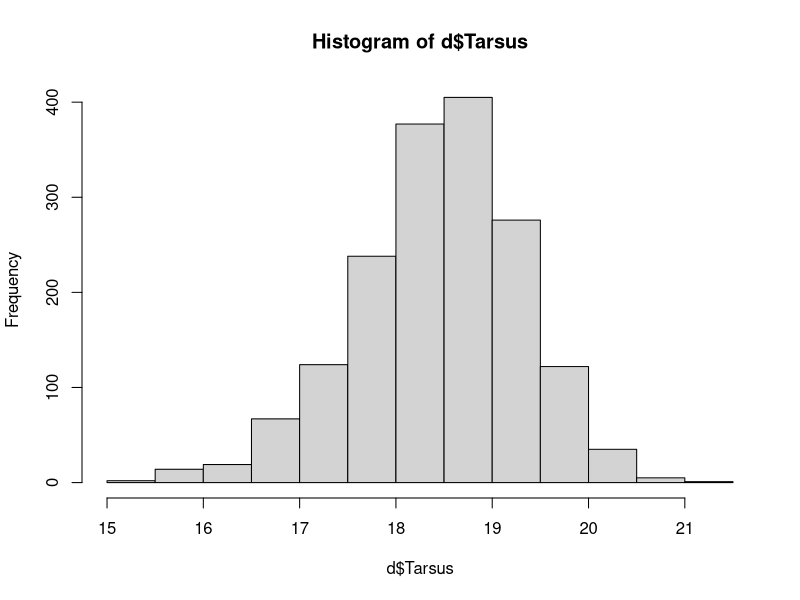
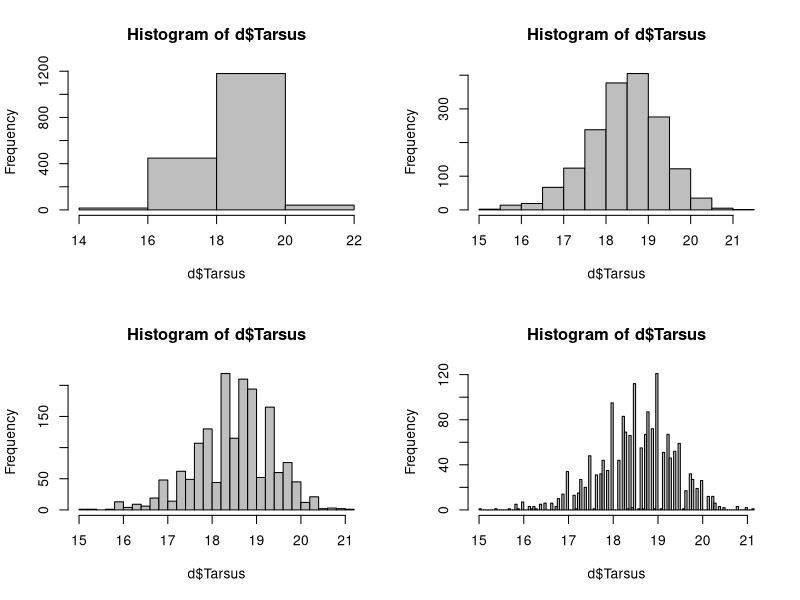
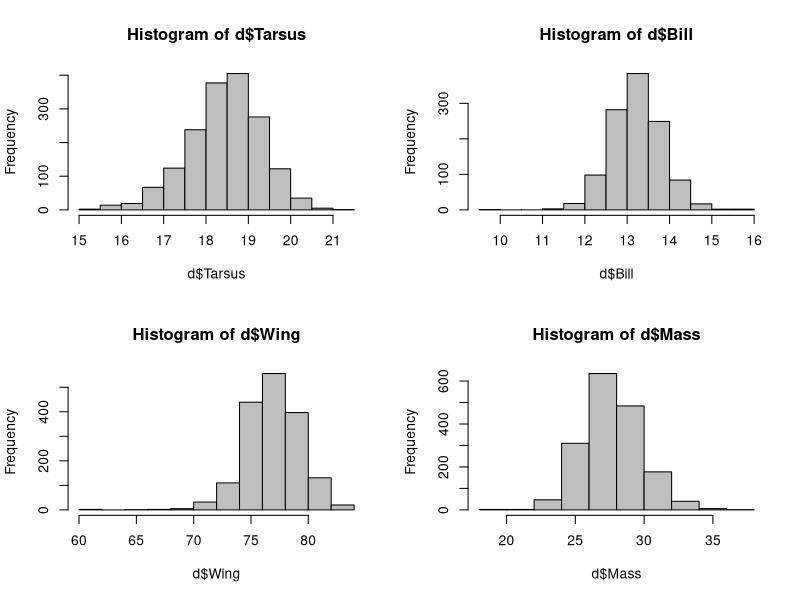

Reproduce these figures in R, in order.
rm(list=ls())
d <- read.table("../Data/SparrowSize.txt", header = TRUE)#read data

str(d)
hist(d$Tarsus)
print(mean(d$Tarsus, na.rm = T))
print(median(d$Tarsus, na.rm = T))
print(mode(d$Tarsus))

par(mfrow =  c(2, 2)) ##mfrow is a vector of the form c(nr,nc) layout of subsequent figures
hist(d$Tarsus, breaks = 3, col = "grey")
hist(d$Tarsus, breaks = 10, col = "grey")
hist(d$Tarsus, breaks = 30, col = "grey")
hist(d$Tarsus, breaks = 100, col = "grey")

par(mfrow = c(2,2))
Bill.mean <- mean(d$Bill, na.rm =T)
Wing.mean <- mean(d$Wing, na.rm =T)
Mass.mean <- mean(d$Mass, na.rm = T)
Bill.var <- var(d$Bill, na.rm = T)
Wing.var <- var(d$Wing, na.rm = T)
Mass.var <- var(d$Mass, na.rm = T)
Bill.sd <- sd(d$Bill, na.rm = T)
Wing.sd <- sd(d$Wing, na.rm = T)
Mass.sd <- sd(d$Mass, na.rm = T)

par(mfrow =  c(2, 2)) ##mfrow is a vector of the form c(nr,nc) layout of subsequent figures
hist(d$Tarsus, col = "grey")
hist(d$Bill, breaks = 10, col = "grey")
hist(d$Wing, col = "grey")
hist(d$Mass, col = "grey")


